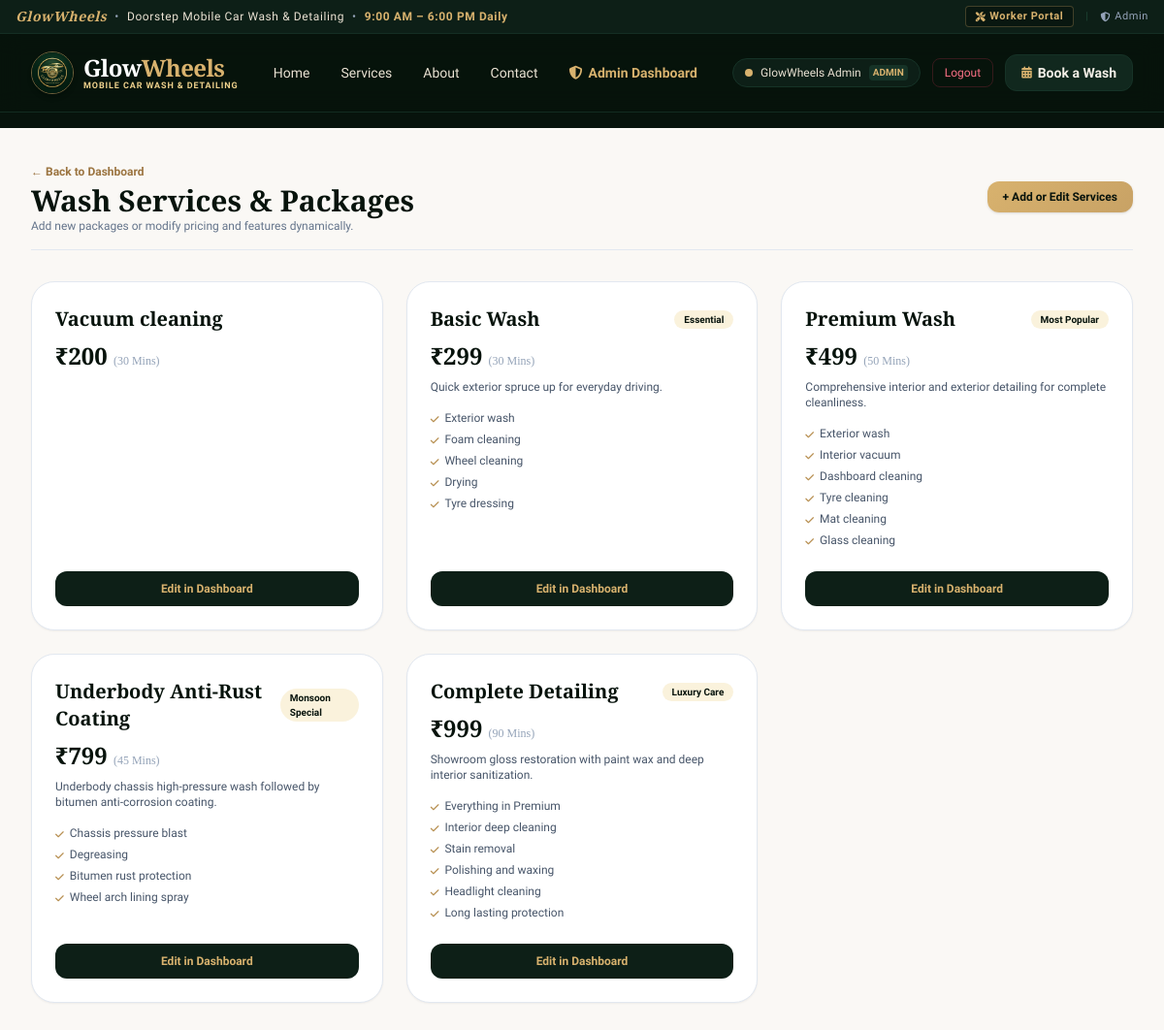
Page /admin/services (signed in) on the committed database.
### models.py (models this page shows, shortened)
class User(db.Model):
    __tablename__ = 'users'
    id = db.Column(db.Integer, primary_key=True)
    username = db.Column(db.String(80), unique=True, nullable=False)
    email = db.Column(db.String(120), unique=True, nullable=True)
    phone = db.Column(db.String(25), nullable=True)
    full_name = db.Column(db.String(100), nullable=True)
    password_hash = db.Column(db.String(255), nullable=False)
    role = db.Column(db.String(20), default='user') # 'user', 'worker', 'admin'
    created_at = db.Column(db.DateTime, default=datetime.utcnow)
    bookings = db.relationship('Booking', backref='customer', foreign_keys='Booking.user_id', lazy=True)
    assigned_works = db.relationship('Booking', backref='worker', foreign_keys='Booking.worker_id', lazy=True)
    leave_requests = db.relationship('LeaveRequest', backref='worker', lazy=True)
    overtime_logs = db.relationship('OvertimeLog', backref='worker', lazy=True)
    damage_reports = db.relationship('MachineDamageReport', backref='worker', lazy=True)

class Package(db.Model):
    __tablename__ = 'packages'
    id = db.Column(db.Integer, primary_key=True)
    name = db.Column(db.String(100), nullable=False)
    price = db.Column(db.Float, nullable=False)
    duration_mins = db.Column(db.Integer, default=60)
    description = db.Column(db.Text, nullable=False)
    features = db.Column(db.Text, nullable=True) # Semicolon-separated features list
    badge = db.Column(db.String(50), nullable=True)
    icon = db.Column(db.String(50), default='car')
    is_active = db.Column(db.Boolean, default=True)
    bookings = db.relationship('Booking', backref='package', lazy=True)
    def get_features_list(self):
        if not self.features:
            return []
        return [f.strip() for f in self.features.split(';') if f.strip()]

### routes/admin_routes.py (the view)
@admin_bp.route('/services')
@admin_required
def services():
    packages = Package.query.order_by(Package.price.asc()).all()
    return render_template('admin/services.html', packages=packages, config=Config)

### routes/auth_routes.py (called while the page is built)
def admin_required(f):
    @wraps(f)
    def decorated_function(*args, **kwargs):
        if 'user_id' not in session or session.get('role') != 'admin':
            flash('Admin authorization required.', 'danger')
            return redirect(url_for('auth.admin_login'))
        return f(*args, **kwargs)
    return decorated_function

### templates/admin/services.html (shortened to what this page needs)
{% extends 'base.html' %}
{% block content %}
<div class="bg-cream-50 min-h-screen py-8 text-forest-950">
    <div class="max-w-7xl mx-auto px-4 sm:px-6 lg:px-8">
        <div class="flex items-center justify-between mb-8 pb-4 border-b border-slate-200">
            <div>
                <a href="{{ url_for('admin.dashboard') }}" class="text-xs text-gold-700 font-bold hover:underline mb-1 inline-block">&larr; Back to Dashboard</a>
                <h1 class="text-3xl font-serif font-bold text-forest-950">Wash Services & Packages</h1>
                <p class="text-xs text-slate-500">Add new packages or modify pricing and features dynamically.</p>
            </div>
            <a href="{{ url_for('admin.dashboard') }}#services-section" class="px-4 py-2 rounded-xl gold-btn text-forest-950 font-bold text-xs shadow">
                + Add or Edit Services
            </a>
        </div>
        <div class="grid grid-cols-1 md:grid-cols-3 gap-6">
            {% for pkg in packages %}
                <div class="bg-white border border-slate-200 rounded-3xl p-6 shadow-sm flex flex-col justify-between">
                    <div>
                        <div class="flex items-center justify-between mb-2">
                            <h3 class="font-serif font-bold text-xl text-forest-950">{{ pkg.name }}</h3>
                            {% if pkg.badge %}
                                <span class="text-[10px] font-bold px-2.5 py-0.5 rounded-full bg-gold-100 text-gold-800">
                                    {{ pkg.badge }}
                                </span>
                            {% endif %}
                        </div>
                        <div class="text-2xl font-serif font-black text-forest-950 mb-2">₹{{ pkg.price | int }} <span class="text-xs font-normal text-slate-400">({{ pkg.duration_mins }} Mins)</span></div>
                        <p class="text-xs text-slate-600 mb-4">{{ pkg.description }}</p>
                        <ul class="space-y-1.5 text-xs text-slate-600 mb-6">
                            {% for f in pkg.get_features_list() %}
                                <li class="flex items-start gap-1.5">
                                    <i class="fa-solid fa-check text-gold-600 text-[10px] mt-1 flex-shrink-0"></i>
                                    <span>{{ f }}</span>
                                </li>
                            {% endfor %}
                        </ul>
                    </div>
                    <a href="{{ url_for('admin.dashboard') }}#services-section" class="w-full py-2.5 rounded-xl bg-forest-900 text-gold-400 font-bold text-xs text-center">
                        Edit in Dashboard
                    </a>
                </div>
            {% endfor %}
        </div>
    </div>
</div>
{% endblock %}

### templates/base.html (shortened to what this page needs)
<!DOCTYPE html>
<html lang="en" class="h-full">
<head>
    <script src="https://cdn.tailwindcss.com"></script>
    <link rel="stylesheet" href="https://cdnjs.cloudflare.com/ajax/libs/font-awesome/6.4.0/css/all.min.css">
    <link rel="stylesheet" href="https://unpkg.com/leaflet@1.9.4/dist/leaflet.css" />
</head>
<body class="bg-forest-950 text-slate-100 flex flex-col min-h-screen font-sans selection:bg-gold-500 selection:text-forest-950">
    <div class="bg-forest-900 border-b border-forest-800/80 text-cream-200 text-xs py-1.5 px-4 text-center tracking-wider font-medium">
        <div class="max-w-7xl mx-auto flex items-center justify-between">
            <div class="flex items-center gap-2">
                <span class="text-gold-400 font-serif text-sm italic font-bold">GlowWheels</span>
                <span class="text-slate-400 hidden sm:inline">•</span>
                <span class="hidden sm:inline">Doorstep Mobile Car Wash & Detailing</span>
                <span class="text-slate-400">•</span>
                <span class="text-gold-400 font-semibold text-[11px] sm:text-xs">9:00 AM – 6:00 PM Daily</span>
            </div>
            <div class="flex items-center gap-3 text-[11px]">
                <a href="{{ url_for('auth.worker_login') }}" class="text-gold-400 hover:text-gold-300 font-bold flex items-center gap-1 bg-forest-950/60 px-2.5 py-0.5 rounded border border-gold-500/30">
                    <i class="fa-solid fa-screwdriver-wrench text-[10px]"></i> Worker Portal
                </a>
                <span class="text-forest-700">|</span>
                <a href="{{ url_for('auth.admin_login') }}" class="text-slate-400 hover:text-slate-200 flex items-center gap-1">
                    <i class="fa-solid fa-shield-halved text-[10px]"></i> Admin
                </a>
            </div>
        </div>
    </div>
    <nav class="bg-forest-950/95 backdrop-blur-md border-b border-forest-800/80 sticky top-0 z-50">
        <div class="max-w-7xl mx-auto px-4 sm:px-6 lg:px-8">
            <div class="flex items-center justify-between h-20">
                <div class="flex items-center gap-3">
                    <a href="{{ url_for('user.index') }}" class="flex items-center gap-2.5 group">
                        <img src="{{ url_for('static', filename='images/logo.jpg') }}" alt="GlowWheels Logo"
                             class="w-11 h-11 rounded-full border border-gold-400/50 shadow-md object-cover group-hover:scale-105 transition-transform">
                        <div>
                            <span class="text-2xl font-serif font-bold tracking-tight text-white flex items-center">
                                Glow<span class="text-gold-400">Wheels</span>
                            </span>
                            <span class="text-[9px] text-gold-300 block -mt-1 font-semibold tracking-widest uppercase">Mobile Car Wash & Detailing</span>
                        </div>
                    </a>
                </div>
                <div class="hidden md:flex items-center gap-8 text-sm font-medium">
                    <a href="{{ url_for('user.index') }}" class="text-cream-200 hover:text-gold-400 transition-colors">Home</a>
                    <a href="{{ url_for('user.packages_catalog') }}" class="text-cream-200 hover:text-gold-400 transition-colors">Services</a>
                    <a href="#about" class="text-cream-200 hover:text-gold-400 transition-colors">About</a>
                    <a href="#contact" class="text-cream-200 hover:text-gold-400 transition-colors">Contact</a>
                    {% if current_user and session_role == 'admin' %}
                        <a href="{{ url_for('admin.dashboard') }}" class="text-gold-400 hover:text-gold-300 font-bold flex items-center gap-1.5">
                            <i class="fa-solid fa-shield-halved"></i> Admin Dashboard
                        </a>
                    {% endif %}
                </div>
                <div class="flex items-center gap-3">
                    {% if current_user %}
                        <span class="text-xs text-cream-200 bg-forest-900 border border-forest-800 px-3 py-1.5 rounded-full hidden sm:inline-flex items-center gap-2">
                            <span class="w-2 h-2 rounded-full bg-gold-400"></span>
                            {{ current_user.full_name or current_user.username }}
                            <span class="text-[10px] uppercase font-bold text-gold-400 px-1 rounded bg-forest-800">
                                {{ current_user.role }}
                            </span>
                        </span>
                        <a href="{{ url_for('auth.logout') }}" class="text-xs text-rose-400 hover:text-rose-300 px-3 py-1.5 rounded-lg border border-rose-500/20 hover:bg-rose-500/10 transition-colors">
                            Logout
                        </a>
                    {% endif %}
                    <a href="{{ url_for('user.book') }}" class="forest-btn font-semibold text-xs sm:text-sm px-4 py-2 rounded-xl hidden sm:flex items-center gap-1.5">
                        <i class="fa-solid fa-calendar-days text-gold-400 text-xs"></i>
                        <span>Book a Wash</span>
                    </a>
                </div>
            </div>
        </div>
    </nav>
    <main class="flex-grow">
        {% block content %}{% endblock %}
    </main>
</body>
</html>

### templates/base.html (style rules this page uses)
.gold-btn { background: linear-gradient(135deg, #d8b26e, #c8a265); color: #07130c; font-weight: 700; transition: all 0.25s ease; }
.forest-btn { background-color: #11281e; border: 1px solid #163327; color: #f5f0e8; transition: all 0.25s ease; }

### rows in the picture
User: full_name "GlowWheels Admin", role "ADMIN"
Package: name "Vacuum cleaning", price "200", duration_mins "30"
Package: name "Basic Wash", badge "Essential", price "299", duration_mins "30", description "Quick exterior spruce up for everyday driving.", get_features_list "Exterior wash" "Foam cleaning" "Wheel cleaning" "Drying" "Tyre dressing"
Package: name "Premium Wash", badge "Most Popular", price "499", duration_mins "50", description "Comprehensive interior and exterior detailing for complete cleanliness.", get_features_list "Exterior wash" "Interior vacuum" "Dashboard cleaning" "Tyre cleaning" "Mat cleaning" "Glass cleaning"
Package: name "Underbody Anti-Rust Coating", badge "Monsoon Special", price "799", duration_mins "45", description "Underbody chassis high-pressure wash followed by bitumen anti-corrosion coating.", get_features_list "Chassis pressure blast" "Degreasing" "Bitumen rust protection" "Wheel arch lining spray"
Package: name "Complete Detailing", badge "Luxury Care", price "999", duration_mins "90", description "Showroom gloss restoration with paint wax and deep interior sanitization.", get_features_list "Everything in Premium" "Interior deep cleaning" "Stain removal" "Polishing and waxing" "Headlight cleaning" "Long lasting protection"
